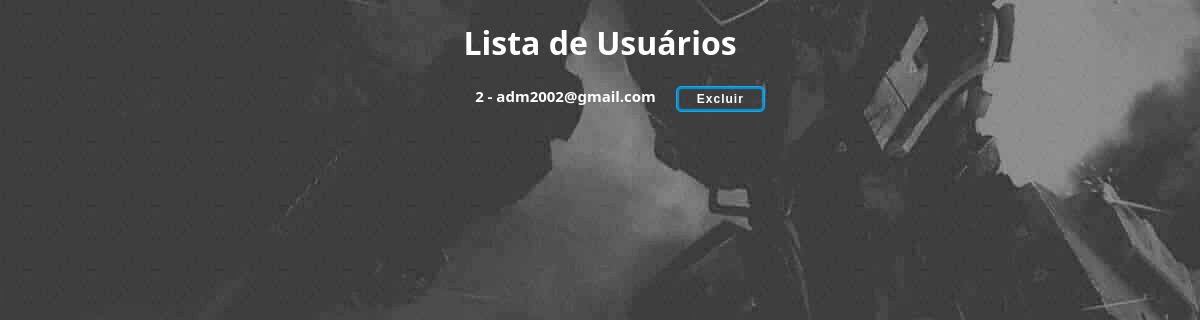
The app's page /usuarios (signed in), older data.
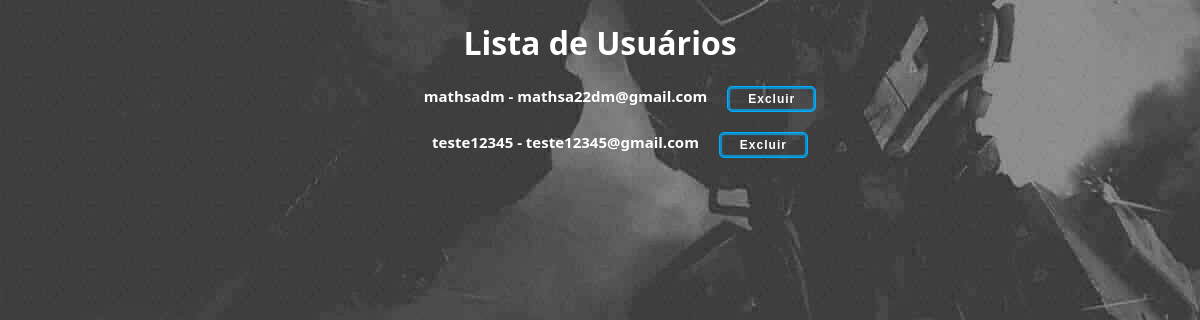
The same page, newer data.
### projeto_final/models/__init__.py (models this page shows)
class Conta(banco.Model, UserMixin):
    id = banco.Column(banco.Integer, primary_key=True)
    usuario = banco.Column(banco.String, nullable=False)
    email = banco.Column(banco.String, nullable=False)
    telefone = banco.Column(banco.String, nullable=False)
    senha = banco.Column(banco.String, nullable=False)

### projeto_final/routers/__init__.py (the view)
@app.route('/usuarios')
@login_required
def usuarios():
    if current_user.usuario == usuario:
        users = Conta.query.all()
        return render_template('excluir_usuarios.html', usuarios=users)
    else:
        logout_user()
        flash('Acesso restrito', 'falha')
        return redirect(url_for('login'))

### projeto_final/models/__init__.py (called while the page is built)
@login_manager.user_loader
def load_login(id_login):
    return Conta.query.get(int(id_login))

### projeto_final/templates/excluir_usuarios.html (shortened to what this page needs)
<!DOCTYPE html>
<html lang="pt-br">
<link rel="stylesheet" type="text/css" href="{{ url_for('static', filename='css/excluir_usuario.css') }}">
<head>
</head>
<body>
    <div class="listaUsuarios">
        <h1>Lista de Usuários</h1>
        <ul>
        {% for usuario in usuarios %}
            {% if usuario.usuario != 'admsupremo' and usuario.senha != 'senhafraca' %}
                <li class="lista">
                    {{ usuario.usuario }} - {{ usuario.email }}
                    <form action="{{ url_for('excluir_usuario', id=usuario.id) }}" method="POST">
                        <button class="btnExcluir" type="submit">Excluir</button>
                    </form>
                </li>
            {% endif %}
        {% endfor %}
    </ul>
    </div>
</body>
</html>

### projeto_final/static/css/excluir_usuario.css (style rules this page uses)
html { background-image: url("/static/imagens/body-bg2.jpg"); transition: background-image 0.3s ease-in-out, color 0.3s ease-in-out; }
body { transition: background-color 0.3s ease-in-out, color 0.3s ease-in-out; font-family: system-ui, -apple-system, BlinkMacSystemFont, 'Segoe UI', Roboto, Oxygen, Ubuntu, Cantarell, 'Open Sans', 'Helvetica Neue', sans-serif; }
button { background-color: transparent; border: none; cursor: pointer; }
li { list-style: none; }
.listaUsuarios { weight: 80vw; color: #ffffff; }
.listaUsuarios ul li { display: flex; justify-content: center; font-size: 15px; font-weight: 700; margin: 20px 0; }
.listaUsuarios ul { text-align: center; }
h1 { text-align: center; }
.btnExcluir { display: inline-block; padding: 5px 20px; border: 1px solid #00aeff; text-decoration: none; font-weight: 700; border-radius: 5px; color: #fff; letter-spacing: 1px; font-size: 12px; margin: 0 0 0 20px; box-shadow: inset 2px 2px 1px #00aeff75, inset -2px 2px 1px #00aeff75, inset -2px -2px 1px #00aeff75, inset 2px -2px 1px #00aeff75; }

Row changes from the older to the newer data that the page shows:
changed Conta: usuario "2" → "mathsadm"; email "adm2002@gmail.com" → "mathsa22dm@gmail.com"
added Conta: usuario "teste12345", email "teste12345@gmail.com"
